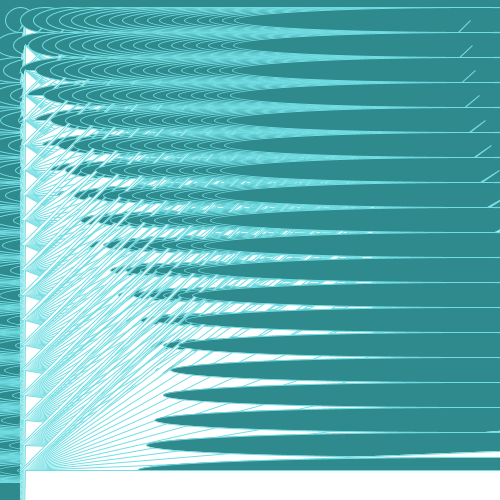
Frame 1 (no input)
Frame 60 (the mouse pressed at the canvas centre just before this capture): identical to frame 1, image omitted
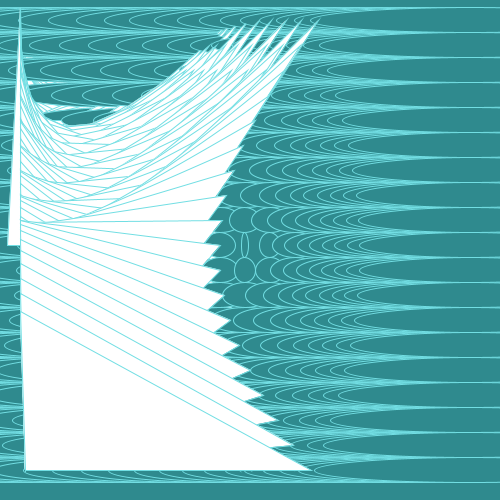
Frame 120 (the mouse held since frame 60 and released just before this capture)

The Processing sketch that drew these frames (run headless with seeded random() and noise(); from frame 60 on, the mouse is pressed at the canvas centre):

// Processing sketch: processing_2779
// ── processing_2779.pde


float margen, sp;

void setup(){
  margen = 20;
  sp = 25;
  size(500, 500);
  smooth();
  stroke(#72DEE3);
}


void draw(){
  background(#2F8A8E);
  for(float y =margen; y <= height-margen; y += sp){
    for(float x = margen; x <= width-margen; x += sp){
      float d; 
      d = sqrt((mouseX - x)*(mouseX - x) + (mouseY - y)*(mouseY - y));
      fill(#2F8A8E);
      ellipse(y,x,d,sp);
      fill(255);
     triangle(margen,d,sp,y, d,x);
     
     
    }
  }
}
